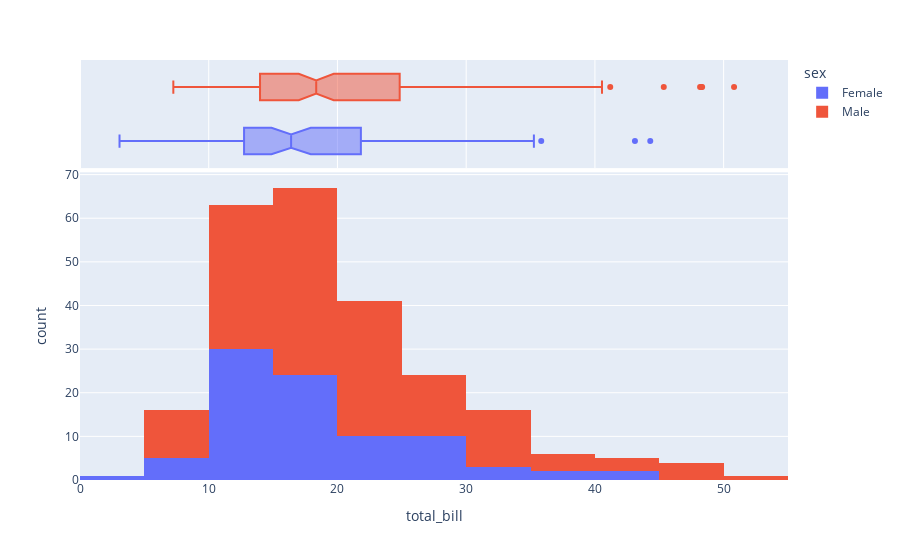

Notebook source saved alongside this figure:
### Markdown cell above
## 4️⃣ Histogram Example

### Code cell
fig = px.histogram(df, x="total_bill", nbins=20, color="sex", marginal="box")
fig.show()

### Figure 1 — Plotly figure (JSON) as saved in the notebook; plotly's stock layout.template omitted (floating-point values rounded to 4 significant figures; data arrays with more than 128 entries replaced by an {"elided": "..."} marker saying what was removed)
{"data": [{"bingroup": "x", "hovertemplate": "sex=Female<br>total_bill=%{x}<br>count=%{y}<extra></extra>", "legendgroup": "Female", "marker": {"color": "#636efa", "pattern": {"shape": ""}}, "name": "Female", "nbinsx": 20, "orientation": "v", "showlegend": true, "type": "histogram", "x": [16.99, 24.59, 35.26, 14.83, 10.33, 16.97, 20.29, 15.77, 19.65, 15.06, 20.69, 16.93, 10.29, 34.81, 26.41, 16.45, 3.07, 17.07, 26.86, 25.28, 14.73, 10.07, 34.83, 5.75, 16.32, 22.75, 11.35, 15.38, 44.3, 22.42, 20.92, 14.31, 7.25, 25.71, 17.31, 10.65, 12.43, 24.08, 13.42, 12.48, 29.8, 14.52, 11.38, 20.27, 11.17, 12.26, 18.26, 8.51, 10.33, 14.15, 13.16, 17.47, 27.05, 16.43, 8.35, 18.64, 11.87, 29.85, 25.0, 13.39, 16.21, 17.51, 10.59, 10.63, 9.6, 20.9, 18.15, 19.81, 43.11, 13.0, 12.74, 13.0, 16.4, 16.47, 12.76, 13.27, 28.17, 12.9, 30.14, 13.42, 15.98, 16.27, 10.09, 22.12, 35.83, 27.18, 18.78], "xaxis": "x", "yaxis": "y"}, {"hovertemplate": "sex=Female<br>total_bill=%{x}<extra></extra>", "legendgroup": "Female", "marker": {"color": "#636efa"}, "name": "Female", "notched": true, "showlegend": false, "type": "box", "x": [16.99, 24.59, 35.26, 14.83, 10.33, 16.97, 20.29, 15.77, 19.65, 15.06, 20.69, 16.93, 10.29, 34.81, 26.41, 16.45, 3.07, 17.07, 26.86, 25.28, 14.73, 10.07, 34.83, 5.75, 16.32, 22.75, 11.35, 15.38, 44.3, 22.42, 20.92, 14.31, 7.25, 25.71, 17.31, 10.65, 12.43, 24.08, 13.42, 12.48, 29.8, 14.52, 11.38, 20.27, 11.17, 12.26, 18.26, 8.51, 10.33, 14.15, 13.16, 17.47, 27.05, 16.43, 8.35, 18.64, 11.87, 29.85, 25.0, 13.39, 16.21, 17.51, 10.59, 10.63, 9.6, 20.9, 18.15, 19.81, 43.11, 13.0, 12.74, 13.0, 16.4, 16.47, 12.76, 13.27, 28.17, 12.9, 30.14, 13.42, 15.98, 16.27, 10.09, 22.12, 35.83, 27.18, 18.78], "xaxis": "x2", "yaxis": "y2"}, {"bingroup": "x", "hovertemplate": "sex=Male<br>total_bill=%{x}<br>count=%{y}<extra></extra>", "legendgroup": "Male", "marker": {"color": "#EF553B", "pattern": {"shape": ""}}, "name": "Male", "nbinsx": 20, "orientation": "v", "showlegend": true, "type": "histogram", "x": {"elided": "157 float values"}, "xaxis": "x", "yaxis": "y"}, {"hovertemplate": "sex=Male<br>total_bill=%{x}<extra></extra>", "legendgroup": "Male", "marker": {"color": "#EF553B"}, "name": "Male", "notched": true, "showlegend": false, "type": "box", "x": {"elided": "157 float values"}, "xaxis": "x2", "yaxis": "y2"}], "layout": {"barmode": "relative", "legend": {"title": {"text": "sex"}, "tracegroupgap": 0}, "margin": {"t": 60}, "xaxis": {"anchor": "y", "domain": [0, 1], "title": {"text": "total_bill"}}, "xaxis2": {"anchor": "y2", "domain": [0, 1], "matches": "x", "showgrid": true, "showticklabels": false}, "yaxis": {"anchor": "x", "domain": [0, 0.7326], "title": {"text": "count"}}, "yaxis2": {"anchor": "x2", "domain": [0.7426, 1], "matches": "y2", "showgrid": false, "showline": false, "showticklabels": false, "ticks": ""}}}
